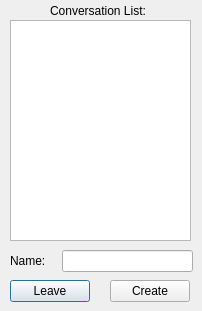
<?xml version="1.0" encoding="UTF-8"?>
<ui version="4.0">
 <class>conversation_manager</class>
 <widget class="QDialog" name="conversation_manager">
  <property name="geometry">
   <rect>
    <x>0</x>
    <y>0</y>
    <width>202</width>
    <height>311</height>
   </rect>
  </property>
  <property name="windowTitle">
   <string>Dialog</string>
  </property>
  <widget class="QListWidget" name="conversationList">
   <property name="geometry">
    <rect>
     <x>10</x>
     <y>20</y>
     <width>181</width>
     <height>221</height>
    </rect>
   </property>
  </widget>
  <widget class="QLabel" name="label">
   <property name="geometry">
    <rect>
     <x>50</x>
     <y>0</y>
     <width>121</width>
     <height>21</height>
    </rect>
   </property>
   <property name="text">
    <string>Conversation List:</string>
   </property>
  </widget>
  <widget class="QLineEdit" name="inputBox">
   <property name="geometry">
    <rect>
     <x>62</x>
     <y>250</y>
     <width>131</width>
     <height>22</height>
    </rect>
   </property>
  </widget>
  <widget class="QLabel" name="label_2">
   <property name="geometry">
    <rect>
     <x>10</x>
     <y>250</y>
     <width>51</width>
     <height>21</height>
    </rect>
   </property>
   <property name="text">
    <string>Name:</string>
   </property>
  </widget>
  <widget class="QPushButton" name="leaveButton">
   <property name="geometry">
    <rect>
     <x>10</x>
     <y>280</y>
     <width>80</width>
     <height>22</height>
    </rect>
   </property>
   <property name="text">
    <string>Leave</string>
   </property>
  </widget>
  <widget class="QPushButton" name="createButton">
   <property name="geometry">
    <rect>
     <x>110</x>
     <y>280</y>
     <width>80</width>
     <height>22</height>
    </rect>
   </property>
   <property name="text">
    <string>Create</string>
   </property>
  </widget>
 </widget>
 <resources/>
 <connections/>
</ui>
